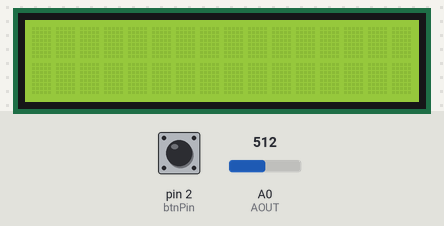
A sketch run on a simulated Arduino Uno, built with avr-gcc and run on an emulated ATmega328P. On the bench: 16×2 character LCD. The inputs (shaded band) are chosen by the test bench; at power-on: pin 2 (btnPin) HIGH, A0 (AOUT) = 512. WiFi joins after 1.5 s; servers stay silent unless stated; what the sketch prints to the serial monitor is not drawn.

Above: at 2.7 s.
2.8 s: pin 2 (btnPin) pulled LOW for 0.35 s
At 4.2 s:
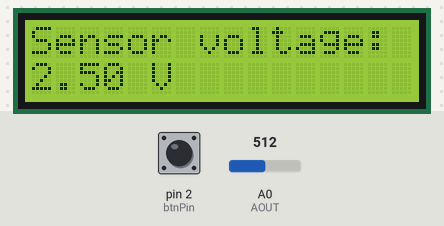
4.6 s: A0 (AOUT) set to 716
At 5.7 s:
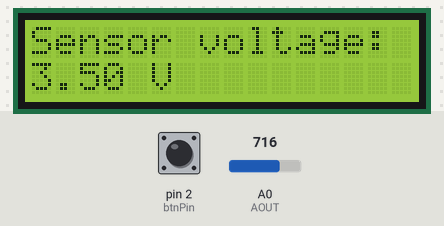
6.1 s: A0 (AOUT) set to 900
At 7.1 s:
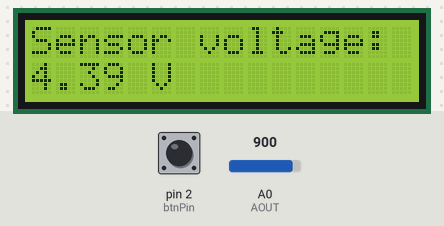
7.6 s: A0 (AOUT) set to 1023
At 8.4 s:
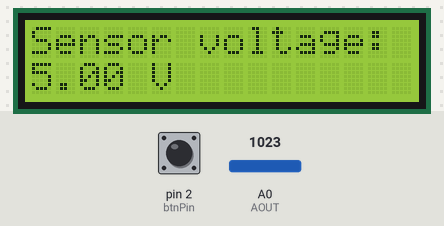
9.2 s: pin 2 (btnPin) pulled LOW for 1 s
At 9.7 s:
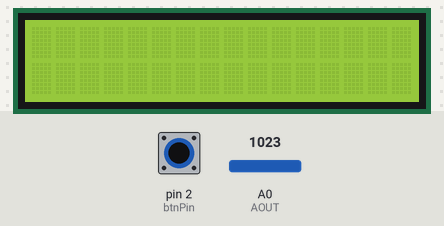
11.7 s: pin 2 (btnPin) pulled LOW for 3.2 s
At 13.1 s:
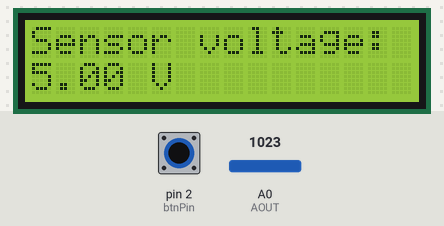
Timing chart, 0 to 14.7 s (numbered marks = the images above; inputs shaded):
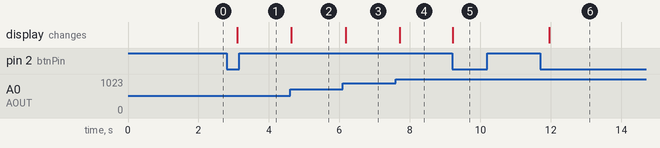

The sketch:

Senzor_alcool.ino
```cpp
#include <Wire.h>
#include <LiquidCrystal_I2C.h>
#include <SPI.h>
#include <Ethernet.h>

byte mac[] = { 0xDE, 0xAD, 0xBE, 0xEF, 0xFE, 0xED }; //Setting MAC Address

LiquidCrystal_I2C lcd(0x27, 16, 2);

char server[] = "192.168.2.183";
IPAddress ip(192,168,0,177);
EthernetClient client;

const int btnPin = 2;
const int AOUT = A0;
int btnNew, btnOld, state;
float ethVal, sensorValOld, sensorValNew, voltage;
float avgVal = 0;
int dt = 300;
int dt2 = 500;
int dt3 = 300;
int dt4 = 1000;

void setup() {
  // put your setup code here, to run once:
  pinMode(AOUT, INPUT);
  pinMode(btnPin, INPUT);
  digitalWrite(btnPin, HIGH);
  lcd.begin();
  lcd.backlight();
  Serial.begin(9600);
  if (Ethernet.begin(mac) == 0) {
    Serial.println("Failed to configure Ethernet using DHCP");
    Ethernet.begin(mac, ip);
  }
}

void sendToDB()   //CONNECTING WITH MYSQL
{
   if (client.connect(server, 80)) {
    Serial.println("connected");
    // Make a HTTP request:
    Serial.print("GET /mq3/mq3.php?value=");
    client.print("GET /mq3/mq3.php?value=");     //YOUR URL
    Serial.println(avgVal);
    client.print(avgVal);
    client.print(" ");      //SPACE BEFORE HTTP/1.1
    client.print("HTTP/1.1");
    client.println();
    client.println("Host: 192.168.2.183");
    client.println("Connection: close");
    client.println();
  } else {
    // if you didn't get a connection to the server:
    Serial.println("connection failed");
  }
}

void loop() {
  // put your main code here, to run repeatedly:
  btnOld = btnNew;
  btnNew = digitalRead(btnPin);
  if (btnOld == 1 && btnNew == 0) /// ON/OFF button for readings
  {
    if (state == 1)
    {
      /// the sensor is reading
      state = 0;
      lcd.clear();
    }
    else
    {
      state = 1;
    }
  }
  if (state == 1) /// Button ON => sensor reads values
  {
    lcd.setCursor(0,0);
    lcd.print("Sensor voltage:");
    avgVal = 0;
    for (int i = 1; i <= 100; i++) /// increased no. of readings for increased accuracy
    {
      sensorValNew = analogRead(AOUT);
      voltage = (float)sensorValNew/1024*5.0;
      avgVal += voltage;
    }
    avgVal /= 100;
    //Serial.print("The sensor input voltage is: ");
    //Serial.print(avgVal);
    //Serial.println(" V");
    lcd.setCursor(0,1);
    lcd.print(avgVal);
    lcd.print(" V");
    sendToDB();
    delay(dt4);
  }
    delay(dt);
}
```

Measured:
- after the input at 2.8 s, the display: changes after 0.30 s (image 1)
- after the input at 4.6 s, the display: changes at once (image 2)
- after the input at 6.1 s, the display: changes after 0.08 s (image 3)
- after the input at 7.6 s, the display: changes after 0.11 s (image 4)
- after the input at 9.2 s, the display: changes at once (image 5)
- after the input at 11.7 s, the display: changes after 0.25 s (image 6)
